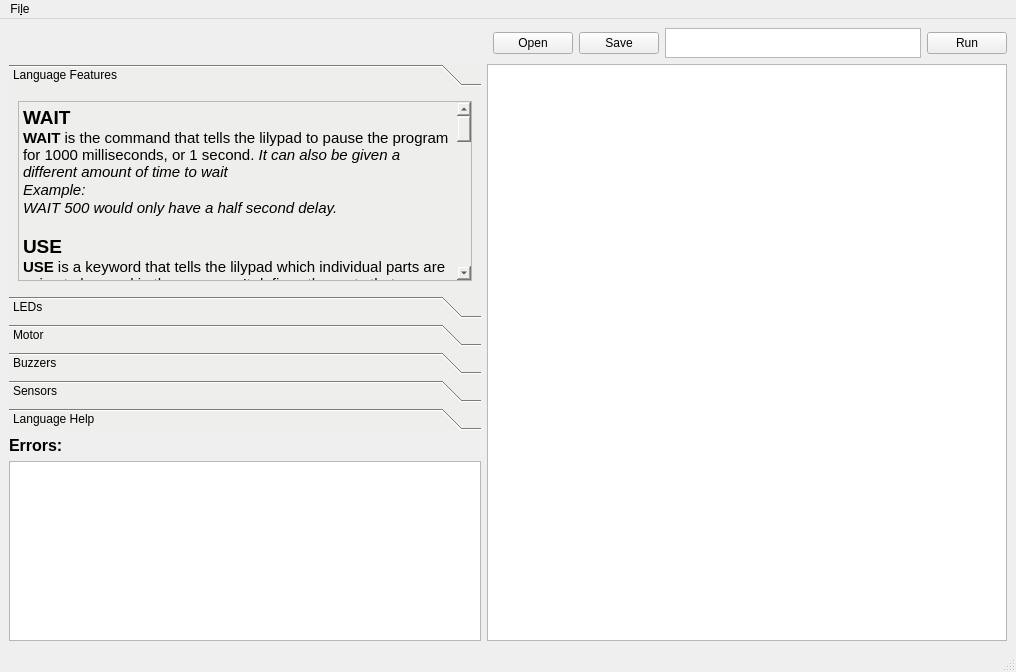
<?xml version="1.0" encoding="UTF-8"?>
<ui version="4.0">
 <class>MainWindow</class>
 <widget class="QMainWindow" name="MainWindow">
  <property name="geometry">
   <rect>
    <x>0</x>
    <y>0</y>
    <width>1016</width>
    <height>672</height>
   </rect>
  </property>
  <property name="acceptDrops">
   <bool>false</bool>
  </property>
  <property name="windowTitle">
   <string>Lilypad IDE</string>
  </property>
  <property name="windowIcon">
   <iconset>
    <normaloff>../../../media/aaverill/DISK_IMG/Archive/RaspberryPiKits/lilypad/lilypadIDE/drawing.svg</normaloff>../../../media/aaverill/DISK_IMG/Archive/RaspberryPiKits/lilypad/lilypadIDE/drawing.svg</iconset>
  </property>
  <property name="styleSheet">
   <string notr="true"/>
  </property>
  <property name="animated">
   <bool>false</bool>
  </property>
  <property name="documentMode">
   <bool>false</bool>
  </property>
  <property name="tabShape">
   <enum>QTabWidget::Rounded</enum>
  </property>
  <widget class="QWidget" name="centralwidget">
   <property name="acceptDrops">
    <bool>false</bool>
   </property>
   <layout class="QGridLayout" name="gridLayout">
    <item row="1" column="1" rowspan="3" colspan="2">
     <widget class="QTextEdit" name="textEdit">
      <property name="sizePolicy">
       <sizepolicy hsizetype="Expanding" vsizetype="Expanding">
        <horstretch>0</horstretch>
        <verstretch>0</verstretch>
       </sizepolicy>
      </property>
     </widget>
    </item>
    <item row="0" column="2">
     <layout class="QGridLayout" name="gridLayout_4">
      <item row="1" column="2">
       <widget class="QPushButton" name="saveBtn">
        <property name="text">
         <string>Save</string>
        </property>
       </widget>
      </item>
      <item row="1" column="4">
       <widget class="QPushButton" name="runBtn">
        <property name="text">
         <string>Run</string>
        </property>
       </widget>
      </item>
      <item row="1" column="0">
       <widget class="QPushButton" name="openBtn">
        <property name="text">
         <string>Open</string>
        </property>
       </widget>
      </item>
      <item row="1" column="3">
       <widget class="QTextBrowser" name="codeStatus">
        <property name="sizePolicy">
         <sizepolicy hsizetype="Expanding" vsizetype="Maximum">
          <horstretch>0</horstretch>
          <verstretch>0</verstretch>
         </sizepolicy>
        </property>
        <property name="maximumSize">
         <size>
          <width>300</width>
          <height>30</height>
         </size>
        </property>
        <property name="verticalScrollBarPolicy">
         <enum>Qt::ScrollBarAlwaysOff</enum>
        </property>
        <property name="horizontalScrollBarPolicy">
         <enum>Qt::ScrollBarAlwaysOff</enum>
        </property>
        <property name="lineWrapMode">
         <enum>QTextEdit::NoWrap</enum>
        </property>
       </widget>
      </item>
     </layout>
    </item>
    <item row="1" column="0">
     <widget class="QToolBox" name="toolBox">
      <property name="focusPolicy">
       <enum>Qt::NoFocus</enum>
      </property>
      <property name="contextMenuPolicy">
       <enum>Qt::DefaultContextMenu</enum>
      </property>
      <property name="toolTip">
       <string>Click Me!</string>
      </property>
      <property name="toolTipDuration">
       <number>2</number>
      </property>
      <property name="layoutDirection">
       <enum>Qt::LeftToRight</enum>
      </property>
      <property name="autoFillBackground">
       <bool>false</bool>
      </property>
      <property name="styleSheet">
       <string notr="true">background-color: rgb(238, 238, 236);</string>
      </property>
      <property name="frameShape">
       <enum>QFrame::NoFrame</enum>
      </property>
      <property name="lineWidth">
       <number>7</number>
      </property>
      <property name="currentIndex">
       <number>0</number>
      </property>
      <widget class="QWidget" name="Help1">
       <property name="geometry">
        <rect>
         <x>0</x>
         <y>0</y>
         <width>464</width>
         <height>175</height>
        </rect>
       </property>
       <attribute name="label">
        <string>Language Features</string>
       </attribute>
       <layout class="QGridLayout" name="gridLayout_2">
        <item row="0" column="0">
         <widget class="QTextBrowser" name="generalTxt">
          <property name="html">
           <string>&lt;!DOCTYPE HTML PUBLIC &quot;-//W3C//DTD HTML 4.0//EN&quot; &quot;http://www.w3.org/TR/REC-html40/strict.dtd&quot;&gt;
&lt;html&gt;&lt;head&gt;&lt;meta name=&quot;qrichtext&quot; content=&quot;1&quot; /&gt;&lt;style type=&quot;text/css&quot;&gt;
p, li { white-space: pre-wrap; }
&lt;/style&gt;&lt;/head&gt;&lt;body style=&quot; font-family:'Noto Sans'; font-size:10pt; font-weight:400; font-style:normal;&quot;&gt;
&lt;p style=&quot; margin-top:0px; margin-bottom:0px; margin-left:0px; margin-right:0px; -qt-block-indent:0; text-indent:0px;&quot;&gt;&lt;span style=&quot; font-family:'Ubuntu'; font-size:14pt; font-weight:600;&quot;&gt;WAIT&lt;/span&gt;&lt;/p&gt;
&lt;p style=&quot; margin-top:0px; margin-bottom:0px; margin-left:0px; margin-right:0px; -qt-block-indent:0; text-indent:0px;&quot;&gt;&lt;span style=&quot; font-family:'Ubuntu'; font-size:11pt; font-weight:600;&quot;&gt;WAIT&lt;/span&gt;&lt;span style=&quot; font-family:'Ubuntu'; font-size:11pt;&quot;&gt; is the command that tells the lilypad to pause the program for 1000 milliseconds, or 1 second. &lt;/span&gt;&lt;span style=&quot; font-family:'Ubuntu'; font-size:11pt; font-style:italic;&quot;&gt;It can also be given a different amount of time to wait &lt;/span&gt;&lt;/p&gt;
&lt;p style=&quot; margin-top:0px; margin-bottom:0px; margin-left:0px; margin-right:0px; -qt-block-indent:0; text-indent:0px;&quot;&gt;&lt;span style=&quot; font-family:'Ubuntu'; font-size:11pt; font-style:italic;&quot;&gt;Example: &lt;/span&gt;&lt;/p&gt;
&lt;p style=&quot; margin-top:0px; margin-bottom:0px; margin-left:0px; margin-right:0px; -qt-block-indent:0; text-indent:0px;&quot;&gt;&lt;span style=&quot; font-family:'Ubuntu'; font-size:11pt; font-style:italic;&quot;&gt;WAIT 500 would only have a half second delay.&lt;/span&gt;&lt;/p&gt;
&lt;p style=&quot;-qt-paragraph-type:empty; margin-top:0px; margin-bottom:0px; margin-left:0px; margin-right:0px; -qt-block-indent:0; text-indent:0px; font-family:'Ubuntu'; font-size:11pt; font-style:italic;&quot;&gt;&lt;br /&gt;&lt;/p&gt;
&lt;p style=&quot; margin-top:0px; margin-bottom:0px; margin-left:0px; margin-right:0px; -qt-block-indent:0; text-indent:0px;&quot;&gt;&lt;span style=&quot; font-family:'Ubuntu'; font-size:14pt; font-weight:600;&quot;&gt;USE&lt;/span&gt;&lt;/p&gt;
&lt;p style=&quot; margin-top:0px; margin-bottom:0px; margin-left:0px; margin-right:0px; -qt-block-indent:0; text-indent:0px;&quot;&gt;&lt;span style=&quot; font-family:'Ubuntu'; font-size:11pt; font-weight:600;&quot;&gt;USE&lt;/span&gt;&lt;span style=&quot; font-family:'Ubuntu'; font-size:11pt;&quot;&gt; is a keyword that tells the lilypad which individual parts are going to be used in the program. It defines the parts that are being used in order to help the lilypad figure out what your program is using and doing. &lt;/span&gt;&lt;/p&gt;
&lt;p style=&quot;-qt-paragraph-type:empty; margin-top:0px; margin-bottom:0px; margin-left:0px; margin-right:0px; -qt-block-indent:0; text-indent:0px; font-family:'Ubuntu'; font-size:11pt;&quot;&gt;&lt;br /&gt;&lt;/p&gt;
&lt;p style=&quot; margin-top:0px; margin-bottom:0px; margin-left:0px; margin-right:0px; -qt-block-indent:0; text-indent:0px;&quot;&gt;&lt;span style=&quot; font-family:'Ubuntu'; font-size:14pt; font-weight:600;&quot;&gt;IF&lt;/span&gt;&lt;/p&gt;
&lt;p style=&quot; margin-top:0px; margin-bottom:0px; margin-left:0px; margin-right:0px; -qt-block-indent:0; text-indent:0px;&quot;&gt;&lt;span style=&quot; font-family:'Ubuntu'; font-size:11pt; font-weight:600;&quot;&gt;IF &lt;/span&gt;&lt;span style=&quot; font-family:'Ubuntu'; font-size:11pt;&quot;&gt;statements are a programming language feature that allows a program to make decisions based off of comparing the value of two things. It will either return True or False. They can be used with different comparison operators:&lt;/span&gt;&lt;/p&gt;
&lt;p style=&quot; margin-top:0px; margin-bottom:0px; margin-left:0px; margin-right:0px; -qt-block-indent:0; text-indent:0px;&quot;&gt;&lt;span style=&quot; font-family:'Ubuntu'; font-size:11pt;&quot;&gt;A == B  A is exactly equal to B&lt;/span&gt;&lt;/p&gt;
&lt;p style=&quot; margin-top:0px; margin-bottom:0px; margin-left:0px; margin-right:0px; -qt-block-indent:0; text-indent:0px;&quot;&gt;&lt;span style=&quot; font-family:'Ubuntu'; font-size:11pt;&quot;&gt;A  != B  A is not equal to B&lt;/span&gt;&lt;/p&gt;
&lt;p style=&quot; margin-top:0px; margin-bottom:0px; margin-left:0px; margin-right:0px; -qt-block-indent:0; text-indent:0px;&quot;&gt;&lt;span style=&quot; font-family:'Ubuntu'; font-size:11pt;&quot;&gt;A &amp;lt; B A is less then B&lt;/span&gt;&lt;/p&gt;
&lt;p style=&quot; margin-top:0px; margin-bottom:0px; margin-left:0px; margin-right:0px; -qt-block-indent:0; text-indent:0px;&quot;&gt;&lt;span style=&quot; font-family:'Ubuntu'; font-size:11pt;&quot;&gt;A &amp;gt; B  A is greater then B&lt;/span&gt;&lt;/p&gt;
&lt;p style=&quot; margin-top:0px; margin-bottom:0px; margin-left:0px; margin-right:0px; -qt-block-indent:0; text-indent:0px;&quot;&gt;&lt;span style=&quot; font-family:'Ubuntu'; font-size:11pt;&quot;&gt;A &amp;lt;= B  A is less then or equal to B&lt;/span&gt;&lt;/p&gt;
&lt;p style=&quot; margin-top:0px; margin-bottom:0px; margin-left:0px; margin-right:0px; -qt-block-indent:0; text-indent:0px;&quot;&gt;&lt;span style=&quot; font-family:'Ubuntu'; font-size:11pt;&quot;&gt;A &amp;gt;=  B GA is greater then or equal to B &lt;/span&gt;&lt;/p&gt;
&lt;p style=&quot; margin-top:0px; margin-bottom:0px; margin-left:0px; margin-right:0px; -qt-block-indent:0; text-indent:0px;&quot;&gt;&lt;span style=&quot; font-family:'Ubuntu'; font-size:11pt; font-weight:600;&quot;&gt;Examples:&lt;/span&gt;&lt;/p&gt;
&lt;p style=&quot; margin-top:0px; margin-bottom:0px; margin-left:0px; margin-right:0px; -qt-block-indent:0; text-indent:0px;&quot;&gt;&lt;span style=&quot; font-family:'Ubuntu'; font-size:11pt; font-weight:600;&quot;&gt;	IF&lt;/span&gt;&lt;span style=&quot; font-family:'Ubuntu'; font-size:11pt;&quot;&gt;(TEMP &amp;gt; 20){&lt;/span&gt;&lt;/p&gt;
&lt;p style=&quot; margin-top:0px; margin-bottom:0px; margin-left:0px; margin-right:0px; -qt-block-indent:0; text-indent:0px;&quot;&gt;&lt;span style=&quot; font-family:'Ubuntu'; font-size:11pt;&quot;&gt;		LED1 ON&lt;/span&gt;&lt;/p&gt;
&lt;p style=&quot; margin-top:0px; margin-bottom:0px; margin-left:0px; margin-right:0px; -qt-block-indent:0; text-indent:0px;&quot;&gt;&lt;span style=&quot; font-family:'Ubuntu'; font-size:11pt;&quot;&gt;	}&lt;/span&gt;&lt;/p&gt;
&lt;p style=&quot; margin-top:0px; margin-bottom:0px; margin-left:0px; margin-right:0px; -qt-block-indent:0; text-indent:0px;&quot;&gt;&lt;span style=&quot; font-family:'Ubuntu'; font-size:11pt;&quot;&gt;	&lt;/span&gt;&lt;/p&gt;
&lt;p style=&quot; margin-top:0px; margin-bottom:0px; margin-left:0px; margin-right:0px; -qt-block-indent:0; text-indent:0px;&quot;&gt;&lt;span style=&quot; font-family:'Ubuntu'; font-size:11pt;&quot;&gt;	&lt;/span&gt;&lt;span style=&quot; font-family:'Ubuntu'; font-size:11pt; font-weight:600;&quot;&gt;IF&lt;/span&gt;&lt;span style=&quot; font-family:'Ubuntu'; font-size:11pt;&quot;&gt;(TEMP &amp;lt;20){&lt;/span&gt;&lt;/p&gt;
&lt;p style=&quot; margin-top:0px; margin-bottom:0px; margin-left:0px; margin-right:0px; -qt-block-indent:0; text-indent:0px;&quot;&gt;&lt;span style=&quot; font-family:'Ubuntu'; font-size:11pt;&quot;&gt;		LED2 ON&lt;/span&gt;&lt;/p&gt;
&lt;p style=&quot; margin-top:0px; margin-bottom:0px; margin-left:0px; margin-right:0px; -qt-block-indent:0; text-indent:0px;&quot;&gt;&lt;span style=&quot; font-family:'Ubuntu'; font-size:11pt;&quot;&gt;	}ELSE{&lt;/span&gt;&lt;/p&gt;
&lt;p style=&quot; margin-top:0px; margin-bottom:0px; margin-left:0px; margin-right:0px; -qt-block-indent:0; text-indent:0px;&quot;&gt;&lt;span style=&quot; font-family:'Ubuntu'; font-size:11pt;&quot;&gt;		LED2 OFF&lt;/span&gt;&lt;/p&gt;
&lt;p style=&quot; margin-top:0px; margin-bottom:0px; margin-left:0px; margin-right:0px; -qt-block-indent:0; text-indent:0px;&quot;&gt;&lt;span style=&quot; font-family:'Ubuntu'; font-size:11pt;&quot;&gt;	}&lt;/span&gt;&lt;/p&gt;
&lt;p style=&quot;-qt-paragraph-type:empty; margin-top:0px; margin-bottom:0px; margin-left:0px; margin-right:0px; -qt-block-indent:0; text-indent:0px; font-family:'Ubuntu'; font-size:11pt;&quot;&gt;&lt;br /&gt;&lt;/p&gt;
&lt;p style=&quot;-qt-paragraph-type:empty; margin-top:0px; margin-bottom:0px; margin-left:0px; margin-right:0px; -qt-block-indent:0; text-indent:0px; font-family:'Ubuntu'; font-size:11pt; font-weight:600;&quot;&gt;&lt;br /&gt;&lt;/p&gt;
&lt;p style=&quot; margin-top:0px; margin-bottom:0px; margin-left:0px; margin-right:0px; -qt-block-indent:0; text-indent:0px;&quot;&gt;&lt;span style=&quot; font-family:'Ubuntu'; font-size:14pt; font-weight:600;&quot;&gt;WHILE LOOPS&lt;/span&gt;&lt;/p&gt;
&lt;p style=&quot; margin-top:0px; margin-bottom:0px; margin-left:0px; margin-right:0px; -qt-block-indent:0; text-indent:0px;&quot;&gt;&lt;span style=&quot; font-family:'Ubuntu'; font-size:11pt; font-weight:600;&quot;&gt;WHILE Loops &lt;/span&gt;&lt;span style=&quot; font-family:'Ubuntu'; font-size:11pt;&quot;&gt;are another control structure that let you control the flow of your program. They use the same comparison operators as an IF statement, and when the comparison is true they will run the code in between their brackets&lt;/span&gt;&lt;/p&gt;
&lt;p style=&quot; margin-top:0px; margin-bottom:0px; margin-left:0px; margin-right:0px; -qt-block-indent:0; text-indent:0px;&quot;&gt;&lt;span style=&quot; font-family:'Ubuntu'; font-size:12pt; font-weight:600;&quot;&gt;Example:&lt;/span&gt;&lt;/p&gt;
&lt;p style=&quot; margin-top:0px; margin-bottom:0px; margin-left:0px; margin-right:0px; -qt-block-indent:0; text-indent:0px;&quot;&gt;&lt;span style=&quot; font-family:'Ubuntu'; font-size:11pt;&quot;&gt;	WHILE(TRUE){&lt;/span&gt;&lt;/p&gt;
&lt;p style=&quot; margin-top:0px; margin-bottom:0px; margin-left:0px; margin-right:0px; -qt-block-indent:0; text-indent:0px;&quot;&gt;&lt;span style=&quot; font-family:'Ubuntu'; font-size:11pt;&quot;&gt;		LED1 ON&lt;/span&gt;&lt;/p&gt;
&lt;p style=&quot; margin-top:0px; margin-bottom:0px; margin-left:0px; margin-right:0px; -qt-block-indent:0; text-indent:0px;&quot;&gt;&lt;span style=&quot; font-family:'Ubuntu'; font-size:11pt;&quot;&gt;		WAIT&lt;/span&gt;&lt;/p&gt;
&lt;p style=&quot; margin-top:0px; margin-bottom:0px; margin-left:0px; margin-right:0px; -qt-block-indent:0; text-indent:0px;&quot;&gt;&lt;span style=&quot; font-family:'Ubuntu'; font-size:11pt;&quot;&gt;		LED1 OFF&lt;/span&gt;&lt;/p&gt;
&lt;p style=&quot; margin-top:0px; margin-bottom:0px; margin-left:0px; margin-right:0px; -qt-block-indent:0; text-indent:0px;&quot;&gt;&lt;span style=&quot; font-family:'Ubuntu'; font-size:11pt;&quot;&gt;	}&lt;/span&gt;&lt;/p&gt;
&lt;p style=&quot;-qt-paragraph-type:empty; margin-top:0px; margin-bottom:0px; margin-left:0px; margin-right:0px; -qt-block-indent:0; text-indent:0px; font-family:'Ubuntu'; font-size:11pt; font-weight:600;&quot;&gt;&lt;br /&gt;&lt;/p&gt;
&lt;p style=&quot; margin-top:0px; margin-bottom:0px; margin-left:0px; margin-right:0px; -qt-block-indent:0; text-indent:0px;&quot;&gt;&lt;span style=&quot; font-family:'Ubuntu'; font-size:14pt; font-weight:600;&quot;&gt;VAR&lt;/span&gt;&lt;/p&gt;
&lt;p style=&quot; margin-top:0px; margin-bottom:0px; margin-left:0px; margin-right:0px; -qt-block-indent:0; text-indent:0px;&quot;&gt;&lt;span style=&quot; font-family:'Ubuntu'; font-size:11pt; font-weight:600;&quot;&gt;VAR &lt;/span&gt;&lt;span style=&quot; font-family:'Ubuntu'; font-size:11pt;&quot;&gt;is a way to declare a ariable. A variable is a way to store information that a program can use&lt;/span&gt;&lt;span style=&quot; font-family:'Ubuntu'; font-size:14pt;&quot;&gt;. &lt;/span&gt;&lt;/p&gt;
&lt;p style=&quot; margin-top:0px; margin-bottom:0px; margin-left:0px; margin-right:0px; -qt-block-indent:0; text-indent:0px;&quot;&gt;&lt;span style=&quot; font-family:'Ubuntu'; font-size:12pt; font-weight:600;&quot;&gt;Examples&lt;/span&gt;&lt;/p&gt;
&lt;p style=&quot; margin-top:0px; margin-bottom:0px; margin-left:0px; margin-right:0px; -qt-block-indent:0; text-indent:0px;&quot;&gt;&lt;span style=&quot; font-family:'Ubuntu'; font-size:12pt; font-weight:600;&quot;&gt;	VAR &lt;/span&gt;&lt;span style=&quot; font-family:'Ubuntu'; font-size:12pt;&quot;&gt;A=1&lt;/span&gt;&lt;/p&gt;
&lt;p style=&quot; margin-top:0px; margin-bottom:0px; margin-left:0px; margin-right:0px; -qt-block-indent:0; text-indent:0px;&quot;&gt;&lt;span style=&quot; font-family:'Ubuntu'; font-size:12pt;&quot;&gt;	VAR B = A+2&lt;/span&gt;&lt;/p&gt;
&lt;p style=&quot;-qt-paragraph-type:empty; margin-top:0px; margin-bottom:0px; margin-left:0px; margin-right:0px; -qt-block-indent:0; text-indent:0px; font-family:'Ubuntu'; font-size:12pt;&quot;&gt;&lt;br /&gt;&lt;/p&gt;&lt;/body&gt;&lt;/html&gt;</string>
          </property>
         </widget>
        </item>
       </layout>
      </widget>
      <widget class="QWidget" name="ledTab">
       <property name="geometry">
        <rect>
         <x>0</x>
         <y>0</y>
         <width>464</width>
         <height>177</height>
        </rect>
       </property>
       <attribute name="label">
        <string>LEDs</string>
       </attribute>
       <layout class="QGridLayout" name="gridLayout_3">
        <item row="0" column="0">
         <widget class="QTextBrowser" name="ledTxt">
          <property name="html">
           <string>&lt;!DOCTYPE HTML PUBLIC &quot;-//W3C//DTD HTML 4.0//EN&quot; &quot;http://www.w3.org/TR/REC-html40/strict.dtd&quot;&gt;
&lt;html&gt;&lt;head&gt;&lt;meta name=&quot;qrichtext&quot; content=&quot;1&quot; /&gt;&lt;style type=&quot;text/css&quot;&gt;
p, li { white-space: pre-wrap; }
&lt;/style&gt;&lt;/head&gt;&lt;body style=&quot; font-family:'Noto Sans'; font-size:10pt; font-weight:400; font-style:normal;&quot;&gt;
&lt;p style=&quot; margin-top:0px; margin-bottom:0px; margin-left:0px; margin-right:0px; -qt-block-indent:0; text-indent:0px;&quot;&gt;&lt;span style=&quot; font-family:'Ubuntu'; font-size:11pt;&quot;&gt;LEDs, or Light Emiting Diodes, are electronic components that create light out of electricity. The Lilypad has 5 LED's that can be controlled through programming&lt;/span&gt;&lt;/p&gt;
&lt;p style=&quot;-qt-paragraph-type:empty; margin-top:0px; margin-bottom:0px; margin-left:0px; margin-right:0px; -qt-block-indent:0; text-indent:0px; font-family:'Ubuntu'; font-size:11pt;&quot;&gt;&lt;br /&gt;&lt;/p&gt;
&lt;p style=&quot; margin-top:0px; margin-bottom:0px; margin-left:0px; margin-right:0px; -qt-block-indent:0; text-indent:0px;&quot;&gt;&lt;span style=&quot; font-family:'Ubuntu'; font-size:11pt; font-weight:600;&quot;&gt;Available LEDs&lt;/span&gt;&lt;/p&gt;
&lt;p style=&quot; margin-top:0px; margin-bottom:0px; margin-left:0px; margin-right:0px; -qt-block-indent:0; text-indent:0px;&quot;&gt;&lt;span style=&quot; font-family:'Ubuntu'; font-size:11pt;&quot;&gt;	LED1&lt;/span&gt;&lt;/p&gt;
&lt;p style=&quot; margin-top:0px; margin-bottom:0px; margin-left:0px; margin-right:0px; -qt-block-indent:0; text-indent:0px;&quot;&gt;&lt;span style=&quot; font-family:'Ubuntu'; font-size:11pt;&quot;&gt;	LED2&lt;/span&gt;&lt;/p&gt;
&lt;p style=&quot; margin-top:0px; margin-bottom:0px; margin-left:0px; margin-right:0px; -qt-block-indent:0; text-indent:0px;&quot;&gt;&lt;span style=&quot; font-family:'Ubuntu'; font-size:11pt;&quot;&gt;	LED3&lt;/span&gt;&lt;/p&gt;
&lt;p style=&quot; margin-top:0px; margin-bottom:0px; margin-left:0px; margin-right:0px; -qt-block-indent:0; text-indent:0px;&quot;&gt;&lt;span style=&quot; font-family:'Ubuntu'; font-size:11pt;&quot;&gt;	LED4&lt;/span&gt;&lt;/p&gt;
&lt;p style=&quot; margin-top:0px; margin-bottom:0px; margin-left:0px; margin-right:0px; -qt-block-indent:0; text-indent:0px;&quot;&gt;&lt;span style=&quot; font-family:'Ubuntu'; font-size:11pt;&quot;&gt;	LED5&lt;/span&gt;&lt;/p&gt;
&lt;p style=&quot; margin-top:0px; margin-bottom:0px; margin-left:0px; margin-right:0px; -qt-block-indent:0; text-indent:0px;&quot;&gt;&lt;span style=&quot; font-family:'Ubuntu'; font-size:11pt;&quot;&gt;Each of these LEDs can be turned on or off, or be set to a certain brightness. &lt;/span&gt;&lt;/p&gt;
&lt;p style=&quot;-qt-paragraph-type:empty; margin-top:0px; margin-bottom:0px; margin-left:0px; margin-right:0px; -qt-block-indent:0; text-indent:0px; font-family:'Ubuntu'; font-size:11pt;&quot;&gt;&lt;br /&gt;&lt;/p&gt;
&lt;p style=&quot; margin-top:0px; margin-bottom:0px; margin-left:0px; margin-right:0px; -qt-block-indent:0; text-indent:0px;&quot;&gt;&lt;span style=&quot; font-family:'Ubuntu'; font-size:11pt; font-weight:600;&quot;&gt;Available Actions:&lt;/span&gt;&lt;/p&gt;
&lt;p style=&quot; margin-top:0px; margin-bottom:0px; margin-left:0px; margin-right:0px; -qt-block-indent:0; text-indent:0px;&quot;&gt;&lt;span style=&quot; font-family:'Ubuntu'; font-size:11pt;&quot;&gt;	ON&lt;/span&gt;&lt;/p&gt;
&lt;p style=&quot; margin-top:0px; margin-bottom:0px; margin-left:0px; margin-right:0px; -qt-block-indent:0; text-indent:0px;&quot;&gt;&lt;span style=&quot; font-family:'Ubuntu'; font-size:11pt;&quot;&gt;	OFF&lt;/span&gt;&lt;/p&gt;
&lt;p style=&quot;-qt-paragraph-type:empty; margin-top:0px; margin-bottom:0px; margin-left:0px; margin-right:0px; -qt-block-indent:0; text-indent:0px; font-family:'Ubuntu'; font-size:11pt;&quot;&gt;&lt;br /&gt;&lt;/p&gt;
&lt;p style=&quot; margin-top:0px; margin-bottom:0px; margin-left:0px; margin-right:0px; -qt-block-indent:0; text-indent:0px;&quot;&gt;&lt;span style=&quot; font-family:'Ubuntu'; font-size:11pt; font-weight:600;&quot;&gt;Examples:&lt;/span&gt;&lt;/p&gt;
&lt;p style=&quot; margin-top:0px; margin-bottom:0px; margin-left:0px; margin-right:0px; -qt-block-indent:0; text-indent:0px;&quot;&gt;&lt;span style=&quot; font-family:'Ubuntu'; font-size:11pt;&quot;&gt;Turn LED1 on:&lt;/span&gt;&lt;/p&gt;
&lt;p style=&quot; margin-top:0px; margin-bottom:0px; margin-left:0px; margin-right:0px; -qt-block-indent:0; text-indent:0px;&quot;&gt;&lt;span style=&quot; font-family:'Ubuntu'; font-size:11pt;&quot;&gt;	USE LED1&lt;/span&gt;&lt;/p&gt;
&lt;p style=&quot; margin-top:0px; margin-bottom:0px; margin-left:0px; margin-right:0px; -qt-block-indent:0; text-indent:0px;&quot;&gt;&lt;span style=&quot; font-family:'Ubuntu'; font-size:11pt;&quot;&gt;	LED1 ON&lt;/span&gt;&lt;/p&gt;
&lt;p style=&quot;-qt-paragraph-type:empty; margin-top:0px; margin-bottom:0px; margin-left:0px; margin-right:0px; -qt-block-indent:0; text-indent:0px; font-family:'Ubuntu'; font-size:11pt;&quot;&gt;&lt;br /&gt;&lt;/p&gt;
&lt;p style=&quot; margin-top:0px; margin-bottom:0px; margin-left:0px; margin-right:0px; -qt-block-indent:0; text-indent:0px;&quot;&gt;&lt;span style=&quot; font-family:'Ubuntu'; font-size:11pt;&quot;&gt;Blink LED2:&lt;/span&gt;&lt;/p&gt;
&lt;p style=&quot; margin-top:0px; margin-bottom:0px; margin-left:0px; margin-right:0px; -qt-block-indent:0; text-indent:0px;&quot;&gt;&lt;span style=&quot; font-family:'Ubuntu'; font-size:11pt;&quot;&gt;	USE LED2&lt;/span&gt;&lt;/p&gt;
&lt;p style=&quot; margin-top:0px; margin-bottom:0px; margin-left:0px; margin-right:0px; -qt-block-indent:0; text-indent:0px;&quot;&gt;&lt;span style=&quot; font-family:'Ubuntu'; font-size:11pt;&quot;&gt;	LED2 ON&lt;/span&gt;&lt;/p&gt;
&lt;p style=&quot; margin-top:0px; margin-bottom:0px; margin-left:0px; margin-right:0px; -qt-block-indent:0; text-indent:0px;&quot;&gt;&lt;span style=&quot; font-family:'Ubuntu'; font-size:11pt;&quot;&gt;	WAIT&lt;/span&gt;&lt;/p&gt;
&lt;p style=&quot; margin-top:0px; margin-bottom:0px; margin-left:0px; margin-right:0px; -qt-block-indent:0; text-indent:0px;&quot;&gt;&lt;span style=&quot; font-family:'Ubuntu'; font-size:11pt;&quot;&gt;	LED2 OFF&lt;/span&gt;&lt;/p&gt;
&lt;p style=&quot;-qt-paragraph-type:empty; margin-top:0px; margin-bottom:0px; margin-left:0px; margin-right:0px; -qt-block-indent:0; text-indent:0px; font-family:'Ubuntu'; font-size:11pt;&quot;&gt;&lt;br /&gt;&lt;/p&gt;
&lt;p style=&quot; margin-top:0px; margin-bottom:0px; margin-left:0px; margin-right:0px; -qt-block-indent:0; text-indent:0px;&quot;&gt;&lt;span style=&quot; font-family:'Ubuntu'; font-size:11pt;&quot;&gt;For more information on USE or WAIT please see Language  Help&lt;/span&gt;&lt;/p&gt;&lt;/body&gt;&lt;/html&gt;</string>
          </property>
         </widget>
        </item>
       </layout>
      </widget>
      <widget class="QWidget" name="motorTab">
       <property name="geometry">
        <rect>
         <x>0</x>
         <y>0</y>
         <width>464</width>
         <height>177</height>
        </rect>
       </property>
       <attribute name="label">
        <string>Motor</string>
       </attribute>
       <layout class="QGridLayout" name="gridLayout_5">
        <item row="0" column="0">
         <widget class="QTextBrowser" name="motorTxt">
          <property name="html">
           <string>&lt;!DOCTYPE HTML PUBLIC &quot;-//W3C//DTD HTML 4.0//EN&quot; &quot;http://www.w3.org/TR/REC-html40/strict.dtd&quot;&gt;
&lt;html&gt;&lt;head&gt;&lt;meta name=&quot;qrichtext&quot; content=&quot;1&quot; /&gt;&lt;style type=&quot;text/css&quot;&gt;
p, li { white-space: pre-wrap; }
&lt;/style&gt;&lt;/head&gt;&lt;body style=&quot; font-family:'Noto Sans'; font-size:10pt; font-weight:400; font-style:normal;&quot;&gt;
&lt;p style=&quot; margin-top:0px; margin-bottom:0px; margin-left:0px; margin-right:0px; -qt-block-indent:0; text-indent:0px;&quot;&gt;&lt;span style=&quot; font-family:'Ubuntu'; font-size:11pt;&quot;&gt;Motors are an electrical component that converts electricity to motion. The Lilypad has 1 Motor that can be controlled through programming&lt;/span&gt;&lt;/p&gt;
&lt;p style=&quot;-qt-paragraph-type:empty; margin-top:0px; margin-bottom:0px; margin-left:0px; margin-right:0px; -qt-block-indent:0; text-indent:0px; font-family:'Ubuntu'; font-size:11pt;&quot;&gt;&lt;br /&gt;&lt;/p&gt;
&lt;p style=&quot; margin-top:0px; margin-bottom:0px; margin-left:0px; margin-right:0px; -qt-block-indent:0; text-indent:0px;&quot;&gt;&lt;span style=&quot; font-family:'Ubuntu'; font-size:11pt;&quot;&gt;Available Motor:&lt;/span&gt;&lt;/p&gt;
&lt;p style=&quot; margin-top:0px; margin-bottom:0px; margin-left:0px; margin-right:0px; -qt-block-indent:0; text-indent:0px;&quot;&gt;&lt;span style=&quot; font-family:'Ubuntu'; font-size:11pt;&quot;&gt;	MOTOR&lt;/span&gt;&lt;/p&gt;
&lt;p style=&quot;-qt-paragraph-type:empty; margin-top:0px; margin-bottom:0px; margin-left:0px; margin-right:0px; -qt-block-indent:0; text-indent:0px; font-family:'Ubuntu'; font-size:11pt;&quot;&gt;&lt;br /&gt;&lt;/p&gt;
&lt;p style=&quot; margin-top:0px; margin-bottom:0px; margin-left:0px; margin-right:0px; -qt-block-indent:0; text-indent:0px;&quot;&gt;&lt;span style=&quot; font-family:'Ubuntu'; font-size:11pt;&quot;&gt;A Motor can be turned on or off, or be set to a certain amount of power. &lt;/span&gt;&lt;/p&gt;
&lt;p style=&quot;-qt-paragraph-type:empty; margin-top:0px; margin-bottom:0px; margin-left:0px; margin-right:0px; -qt-block-indent:0; text-indent:0px; font-family:'Ubuntu'; font-size:11pt;&quot;&gt;&lt;br /&gt;&lt;/p&gt;
&lt;p style=&quot; margin-top:0px; margin-bottom:0px; margin-left:0px; margin-right:0px; -qt-block-indent:0; text-indent:0px;&quot;&gt;&lt;span style=&quot; font-family:'Ubuntu'; font-size:11pt; font-weight:600;&quot;&gt;Available Actions:&lt;/span&gt;&lt;/p&gt;
&lt;p style=&quot; margin-top:0px; margin-bottom:0px; margin-left:0px; margin-right:0px; -qt-block-indent:0; text-indent:0px;&quot;&gt;&lt;span style=&quot; font-family:'Ubuntu'; font-size:11pt;&quot;&gt;	ON&lt;/span&gt;&lt;/p&gt;
&lt;p style=&quot; margin-top:0px; margin-bottom:0px; margin-left:0px; margin-right:0px; -qt-block-indent:0; text-indent:0px;&quot;&gt;&lt;span style=&quot; font-family:'Ubuntu'; font-size:11pt;&quot;&gt;	OFF&lt;/span&gt;&lt;/p&gt;
&lt;p style=&quot;-qt-paragraph-type:empty; margin-top:0px; margin-bottom:0px; margin-left:0px; margin-right:0px; -qt-block-indent:0; text-indent:0px; font-family:'Ubuntu'; font-size:11pt;&quot;&gt;&lt;br /&gt;&lt;/p&gt;
&lt;p style=&quot; margin-top:0px; margin-bottom:0px; margin-left:0px; margin-right:0px; -qt-block-indent:0; text-indent:0px;&quot;&gt;&lt;span style=&quot; font-family:'Ubuntu'; font-size:11pt; font-weight:600;&quot;&gt;Examples:&lt;/span&gt;&lt;/p&gt;
&lt;p style=&quot; margin-top:0px; margin-bottom:0px; margin-left:0px; margin-right:0px; -qt-block-indent:0; text-indent:0px;&quot;&gt;&lt;span style=&quot; font-family:'Ubuntu'; font-size:11pt;&quot;&gt;Turn the Motor on:&lt;/span&gt;&lt;/p&gt;
&lt;p style=&quot; margin-top:0px; margin-bottom:0px; margin-left:0px; margin-right:0px; -qt-block-indent:0; text-indent:0px;&quot;&gt;&lt;span style=&quot; font-family:'Ubuntu'; font-size:11pt;&quot;&gt;	USE MOTOR&lt;/span&gt;&lt;/p&gt;
&lt;p style=&quot; margin-top:0px; margin-bottom:0px; margin-left:0px; margin-right:0px; -qt-block-indent:0; text-indent:0px;&quot;&gt;&lt;span style=&quot; font-family:'Ubuntu'; font-size:11pt;&quot;&gt;	MOTOR ON&lt;/span&gt;&lt;/p&gt;
&lt;p style=&quot;-qt-paragraph-type:empty; margin-top:0px; margin-bottom:0px; margin-left:0px; margin-right:0px; -qt-block-indent:0; text-indent:0px; font-family:'Ubuntu'; font-size:11pt;&quot;&gt;&lt;br /&gt;&lt;/p&gt;
&lt;p style=&quot; margin-top:0px; margin-bottom:0px; margin-left:0px; margin-right:0px; -qt-block-indent:0; text-indent:0px;&quot;&gt;&lt;span style=&quot; font-family:'Ubuntu'; font-size:11pt;&quot;&gt;Turn Motor on and off:&lt;/span&gt;&lt;/p&gt;
&lt;p style=&quot; margin-top:0px; margin-bottom:0px; margin-left:0px; margin-right:0px; -qt-block-indent:0; text-indent:0px;&quot;&gt;&lt;span style=&quot; font-family:'Ubuntu'; font-size:11pt;&quot;&gt;	USE MOTOR&lt;/span&gt;&lt;/p&gt;
&lt;p style=&quot; margin-top:0px; margin-bottom:0px; margin-left:0px; margin-right:0px; -qt-block-indent:0; text-indent:0px;&quot;&gt;&lt;span style=&quot; font-family:'Ubuntu'; font-size:11pt;&quot;&gt;	MOTOR ON&lt;/span&gt;&lt;/p&gt;
&lt;p style=&quot; margin-top:0px; margin-bottom:0px; margin-left:0px; margin-right:0px; -qt-block-indent:0; text-indent:0px;&quot;&gt;&lt;span style=&quot; font-family:'Ubuntu'; font-size:11pt;&quot;&gt;	WAIT&lt;/span&gt;&lt;/p&gt;
&lt;p style=&quot; margin-top:0px; margin-bottom:0px; margin-left:0px; margin-right:0px; -qt-block-indent:0; text-indent:0px;&quot;&gt;&lt;span style=&quot; font-family:'Ubuntu'; font-size:11pt;&quot;&gt;	MOTOR OFF&lt;/span&gt;&lt;/p&gt;
&lt;p style=&quot;-qt-paragraph-type:empty; margin-top:0px; margin-bottom:0px; margin-left:0px; margin-right:0px; -qt-block-indent:0; text-indent:0px; font-family:'Ubuntu'; font-size:11pt;&quot;&gt;&lt;br /&gt;&lt;/p&gt;
&lt;p style=&quot; margin-top:0px; margin-bottom:0px; margin-left:0px; margin-right:0px; -qt-block-indent:0; text-indent:0px;&quot;&gt;&lt;span style=&quot; font-family:'Ubuntu'; font-size:11pt;&quot;&gt;For more information on USE or WAIT please see Language  Help&lt;/span&gt;&lt;/p&gt;&lt;/body&gt;&lt;/html&gt;</string>
          </property>
         </widget>
        </item>
       </layout>
      </widget>
      <widget class="QWidget" name="buzzerTab">
       <property name="geometry">
        <rect>
         <x>0</x>
         <y>0</y>
         <width>464</width>
         <height>177</height>
        </rect>
       </property>
       <attribute name="label">
        <string>Buzzers</string>
       </attribute>
       <layout class="QGridLayout" name="gridLayout_6">
        <item row="0" column="0">
         <widget class="QTextBrowser" name="buzzerTxt">
          <property name="html">
           <string>&lt;!DOCTYPE HTML PUBLIC &quot;-//W3C//DTD HTML 4.0//EN&quot; &quot;http://www.w3.org/TR/REC-html40/strict.dtd&quot;&gt;
&lt;html&gt;&lt;head&gt;&lt;meta name=&quot;qrichtext&quot; content=&quot;1&quot; /&gt;&lt;style type=&quot;text/css&quot;&gt;
p, li { white-space: pre-wrap; }
&lt;/style&gt;&lt;/head&gt;&lt;body style=&quot; font-family:'Noto Sans'; font-size:10pt; font-weight:400; font-style:normal;&quot;&gt;
&lt;p style=&quot; margin-top:0px; margin-bottom:0px; margin-left:0px; margin-right:0px; -qt-block-indent:0; text-indent:0px;&quot;&gt;&lt;span style=&quot; font-family:'Ubuntu'; font-size:11pt;&quot;&gt;Buzzers, are electronic components that create sound out of electricity. The Lilypad has 1 buzzer that can be controlled through programming. The Buzzer will play a tone that is based on a musical note&lt;/span&gt;&lt;/p&gt;
&lt;p style=&quot;-qt-paragraph-type:empty; margin-top:0px; margin-bottom:0px; margin-left:0px; margin-right:0px; -qt-block-indent:0; text-indent:0px; font-family:'Ubuntu'; font-size:11pt;&quot;&gt;&lt;br /&gt;&lt;/p&gt;
&lt;p style=&quot; margin-top:0px; margin-bottom:0px; margin-left:0px; margin-right:0px; -qt-block-indent:0; text-indent:0px;&quot;&gt;&lt;span style=&quot; font-family:'Ubuntu'; font-size:11pt;&quot;&gt;Available Buzzers:&lt;/span&gt;&lt;/p&gt;
&lt;p style=&quot; margin-top:0px; margin-bottom:0px; margin-left:0px; margin-right:0px; -qt-block-indent:0; text-indent:0px;&quot;&gt;&lt;span style=&quot; font-family:'Ubuntu'; font-size:11pt;&quot;&gt;	BUZZER&lt;/span&gt;&lt;/p&gt;
&lt;p style=&quot; margin-top:0px; margin-bottom:0px; margin-left:0px; margin-right:0px; -qt-block-indent:0; text-indent:0px;&quot;&gt;&lt;span style=&quot; font-family:'Ubuntu'; font-size:11pt;&quot;&gt;Available Actions:&lt;/span&gt;&lt;/p&gt;
&lt;p style=&quot; margin-top:0px; margin-bottom:0px; margin-left:0px; margin-right:0px; -qt-block-indent:0; text-indent:0px;&quot;&gt;&lt;span style=&quot; font-family:'Ubuntu'; font-size:11pt;&quot;&gt;	C&lt;/span&gt;&lt;/p&gt;
&lt;p style=&quot; margin-top:0px; margin-bottom:0px; margin-left:0px; margin-right:0px; -qt-block-indent:0; text-indent:0px;&quot;&gt;&lt;span style=&quot; font-family:'Ubuntu'; font-size:11pt;&quot;&gt;	D&lt;/span&gt;&lt;/p&gt;
&lt;p style=&quot; margin-top:0px; margin-bottom:0px; margin-left:0px; margin-right:0px; -qt-block-indent:0; text-indent:0px;&quot;&gt;&lt;span style=&quot; font-family:'Ubuntu'; font-size:11pt;&quot;&gt;	E&lt;/span&gt;&lt;/p&gt;
&lt;p style=&quot; margin-top:0px; margin-bottom:0px; margin-left:0px; margin-right:0px; -qt-block-indent:0; text-indent:0px;&quot;&gt;&lt;span style=&quot; font-family:'Ubuntu'; font-size:11pt;&quot;&gt;	F&lt;/span&gt;&lt;/p&gt;
&lt;p style=&quot; margin-top:0px; margin-bottom:0px; margin-left:0px; margin-right:0px; -qt-block-indent:0; text-indent:0px;&quot;&gt;&lt;span style=&quot; font-family:'Ubuntu'; font-size:11pt;&quot;&gt;	G&lt;/span&gt;&lt;/p&gt;
&lt;p style=&quot; margin-top:0px; margin-bottom:0px; margin-left:0px; margin-right:0px; -qt-block-indent:0; text-indent:0px;&quot;&gt;&lt;span style=&quot; font-family:'Ubuntu'; font-size:11pt;&quot;&gt;	A&lt;/span&gt;&lt;/p&gt;
&lt;p style=&quot; margin-top:0px; margin-bottom:0px; margin-left:0px; margin-right:0px; -qt-block-indent:0; text-indent:0px;&quot;&gt;&lt;span style=&quot; font-family:'Ubuntu'; font-size:11pt;&quot;&gt;	B&lt;/span&gt;&lt;/p&gt;
&lt;p style=&quot; margin-top:0px; margin-bottom:0px; margin-left:0px; margin-right:0px; -qt-block-indent:0; text-indent:0px;&quot;&gt;&lt;span style=&quot; font-family:'Ubuntu'; font-size:11pt;&quot;&gt;	C1&lt;/span&gt;&lt;/p&gt;
&lt;p style=&quot; margin-top:0px; margin-bottom:0px; margin-left:0px; margin-right:0px; -qt-block-indent:0; text-indent:0px;&quot;&gt;&lt;span style=&quot; font-family:'Ubuntu'; font-size:11pt;&quot;&gt;	D1&lt;/span&gt;&lt;/p&gt;
&lt;p style=&quot; margin-top:0px; margin-bottom:0px; margin-left:0px; margin-right:0px; -qt-block-indent:0; text-indent:0px;&quot;&gt;&lt;span style=&quot; font-family:'Ubuntu'; font-size:11pt;&quot;&gt;Examples:&lt;/span&gt;&lt;/p&gt;
&lt;p style=&quot; margin-top:0px; margin-bottom:0px; margin-left:0px; margin-right:0px; -qt-block-indent:0; text-indent:0px;&quot;&gt;&lt;span style=&quot; font-family:'Ubuntu'; font-size:11pt;&quot;&gt;	Play A on the Buzzer:&lt;/span&gt;&lt;/p&gt;
&lt;p style=&quot; margin-top:0px; margin-bottom:0px; margin-left:0px; margin-right:0px; -qt-block-indent:0; text-indent:0px;&quot;&gt;&lt;span style=&quot; font-family:'Ubuntu'; font-size:11pt;&quot;&gt;		USE BUZZER&lt;/span&gt;&lt;/p&gt;
&lt;p style=&quot; margin-top:0px; margin-bottom:0px; margin-left:0px; margin-right:0px; -qt-block-indent:0; text-indent:0px;&quot;&gt;&lt;span style=&quot; font-family:'Ubuntu'; font-size:11pt;&quot;&gt;		BUZZER A&lt;/span&gt;&lt;/p&gt;
&lt;p style=&quot; margin-top:0px; margin-bottom:0px; margin-left:0px; margin-right:0px; -qt-block-indent:0; text-indent:0px;&quot;&gt;&lt;span style=&quot; font-family:'Ubuntu'; font-size:11pt;&quot;&gt;		WAIT&lt;/span&gt;&lt;/p&gt;
&lt;p style=&quot; margin-top:0px; margin-bottom:0px; margin-left:0px; margin-right:0px; -qt-block-indent:0; text-indent:0px;&quot;&gt;&lt;span style=&quot; font-family:'Ubuntu'; font-size:11pt;&quot;&gt;	&lt;/span&gt;&lt;/p&gt;
&lt;p style=&quot; margin-top:0px; margin-bottom:0px; margin-left:0px; margin-right:0px; -qt-block-indent:0; text-indent:0px;&quot;&gt;&lt;span style=&quot; font-family:'Ubuntu'; font-size:11pt;&quot;&gt;	Play a tune:&lt;/span&gt;&lt;/p&gt;
&lt;p style=&quot; margin-top:0px; margin-bottom:0px; margin-left:0px; margin-right:0px; -qt-block-indent:0; text-indent:0px;&quot;&gt;&lt;span style=&quot; font-family:'Ubuntu'; font-size:11pt;&quot;&gt;		USE BUZZER&lt;/span&gt;&lt;/p&gt;
&lt;p style=&quot; margin-top:0px; margin-bottom:0px; margin-left:0px; margin-right:0px; -qt-block-indent:0; text-indent:0px;&quot;&gt;&lt;span style=&quot; font-family:'Ubuntu'; font-size:11pt;&quot;&gt;		BUZZER A&lt;/span&gt;&lt;/p&gt;
&lt;p style=&quot; margin-top:0px; margin-bottom:0px; margin-left:0px; margin-right:0px; -qt-block-indent:0; text-indent:0px;&quot;&gt;&lt;span style=&quot; font-family:'Ubuntu'; font-size:11pt;&quot;&gt;		WAIT 500&lt;/span&gt;&lt;/p&gt;
&lt;p style=&quot; margin-top:0px; margin-bottom:0px; margin-left:0px; margin-right:0px; -qt-block-indent:0; text-indent:0px;&quot;&gt;&lt;span style=&quot; font-family:'Ubuntu'; font-size:11pt;&quot;&gt;		BUZZER B&lt;/span&gt;&lt;/p&gt;
&lt;p style=&quot; margin-top:0px; margin-bottom:0px; margin-left:0px; margin-right:0px; -qt-block-indent:0; text-indent:0px;&quot;&gt;&lt;span style=&quot; font-family:'Ubuntu'; font-size:11pt;&quot;&gt;		WAIT 500&lt;/span&gt;&lt;/p&gt;
&lt;p style=&quot; margin-top:0px; margin-bottom:0px; margin-left:0px; margin-right:0px; -qt-block-indent:0; text-indent:0px;&quot;&gt;&lt;span style=&quot; font-family:'Ubuntu'; font-size:11pt;&quot;&gt;		BUZZER C1&lt;/span&gt;&lt;/p&gt;
&lt;p style=&quot; margin-top:0px; margin-bottom:0px; margin-left:0px; margin-right:0px; -qt-block-indent:0; text-indent:0px;&quot;&gt;&lt;span style=&quot; font-family:'Ubuntu'; font-size:11pt;&quot;&gt;		WAIT 500&lt;/span&gt;&lt;/p&gt;
&lt;p style=&quot; margin-top:0px; margin-bottom:0px; margin-left:0px; margin-right:0px; -qt-block-indent:0; text-indent:0px;&quot;&gt;&lt;span style=&quot; font-family:'Ubuntu'; font-size:11pt;&quot;&gt;		BUZZER B&lt;/span&gt;&lt;/p&gt;
&lt;p style=&quot; margin-top:0px; margin-bottom:0px; margin-left:0px; margin-right:0px; -qt-block-indent:0; text-indent:0px;&quot;&gt;&lt;span style=&quot; font-family:'Ubuntu'; font-size:11pt;&quot;&gt;		WAIT 500&lt;/span&gt;&lt;/p&gt;
&lt;p style=&quot; margin-top:0px; margin-bottom:0px; margin-left:0px; margin-right:0px; -qt-block-indent:0; text-indent:0px;&quot;&gt;&lt;span style=&quot; font-family:'Ubuntu'; font-size:11pt;&quot;&gt;		BUZZER A&lt;/span&gt;&lt;/p&gt;
&lt;p style=&quot; margin-top:0px; margin-bottom:0px; margin-left:0px; margin-right:0px; -qt-block-indent:0; text-indent:0px;&quot;&gt;&lt;span style=&quot; font-family:'Ubuntu'; font-size:11pt;&quot;&gt;		WAIT 500&lt;/span&gt;&lt;/p&gt;
&lt;p style=&quot; margin-top:0px; margin-bottom:0px; margin-left:0px; margin-right:0px; -qt-block-indent:0; text-indent:0px;&quot;&gt;&lt;span style=&quot; font-family:'Ubuntu'; font-size:11pt;&quot;&gt;		BUZZER OFF&lt;/span&gt;&lt;/p&gt;
&lt;p style=&quot; margin-top:0px; margin-bottom:0px; margin-left:0px; margin-right:0px; -qt-block-indent:0; text-indent:0px;&quot;&gt;&lt;span style=&quot; font-family:'Ubuntu'; font-size:11pt;&quot;&gt;		WAIT 1000&lt;/span&gt;&lt;/p&gt;&lt;/body&gt;&lt;/html&gt;</string>
          </property>
         </widget>
        </item>
       </layout>
      </widget>
      <widget class="QWidget" name="sensorTab">
       <property name="geometry">
        <rect>
         <x>0</x>
         <y>0</y>
         <width>464</width>
         <height>177</height>
        </rect>
       </property>
       <attribute name="label">
        <string>Sensors</string>
       </attribute>
       <layout class="QGridLayout" name="gridLayout_7">
        <item row="0" column="0">
         <widget class="QTextBrowser" name="sensorTxt">
          <property name="html">
           <string>&lt;!DOCTYPE HTML PUBLIC &quot;-//W3C//DTD HTML 4.0//EN&quot; &quot;http://www.w3.org/TR/REC-html40/strict.dtd&quot;&gt;
&lt;html&gt;&lt;head&gt;&lt;meta name=&quot;qrichtext&quot; content=&quot;1&quot; /&gt;&lt;style type=&quot;text/css&quot;&gt;
p, li { white-space: pre-wrap; }
&lt;/style&gt;&lt;/head&gt;&lt;body style=&quot; font-family:'Noto Sans'; font-size:10pt; font-weight:400; font-style:normal;&quot;&gt;
&lt;p style=&quot; margin-top:0px; margin-bottom:0px; margin-left:0px; margin-right:0px; -qt-block-indent:0; text-indent:0px;&quot;&gt;&lt;span style=&quot; font-family:'Ubuntu'; font-size:11pt;&quot;&gt;The Lilypad has four main sensors, a temperature sensor, a light sensor, a push button, and a slide button.  These sensors can be used to gather information about the lilypads enviroment in order to make decisions in the program&lt;/span&gt;&lt;/p&gt;
&lt;p style=&quot;-qt-paragraph-type:empty; margin-top:0px; margin-bottom:0px; margin-left:0px; margin-right:0px; -qt-block-indent:0; text-indent:0px; font-family:'Ubuntu'; font-size:11pt;&quot;&gt;&lt;br /&gt;&lt;/p&gt;
&lt;p style=&quot; margin-top:0px; margin-bottom:0px; margin-left:0px; margin-right:0px; -qt-block-indent:0; text-indent:0px;&quot;&gt;&lt;span style=&quot; font-family:'Ubuntu'; font-size:11pt;&quot;&gt;Available Sensors&lt;/span&gt;&lt;/p&gt;
&lt;p style=&quot; margin-top:0px; margin-bottom:0px; margin-left:0px; margin-right:0px; -qt-block-indent:0; text-indent:0px;&quot;&gt;&lt;span style=&quot; font-family:'Ubuntu'; font-size:11pt;&quot;&gt;	TEMP&lt;/span&gt;&lt;/p&gt;
&lt;p style=&quot; margin-top:0px; margin-bottom:0px; margin-left:0px; margin-right:0px; -qt-block-indent:0; text-indent:0px;&quot;&gt;&lt;span style=&quot; font-family:'Ubuntu'; font-size:11pt;&quot;&gt;	LIGHT&lt;/span&gt;&lt;/p&gt;
&lt;p style=&quot; margin-top:0px; margin-bottom:0px; margin-left:0px; margin-right:0px; -qt-block-indent:0; text-indent:0px;&quot;&gt;&lt;span style=&quot; font-family:'Ubuntu'; font-size:11pt;&quot;&gt;	BUTTON&lt;/span&gt;&lt;/p&gt;
&lt;p style=&quot; margin-top:0px; margin-bottom:0px; margin-left:0px; margin-right:0px; -qt-block-indent:0; text-indent:0px;&quot;&gt;&lt;span style=&quot; font-family:'Ubuntu'; font-size:11pt;&quot;&gt;	SLIDE&lt;/span&gt;&lt;/p&gt;
&lt;p style=&quot;-qt-paragraph-type:empty; margin-top:0px; margin-bottom:0px; margin-left:0px; margin-right:0px; -qt-block-indent:0; text-indent:0px; font-family:'Ubuntu'; font-size:11pt;&quot;&gt;&lt;br /&gt;&lt;/p&gt;
&lt;p style=&quot; margin-top:0px; margin-bottom:0px; margin-left:0px; margin-right:0px; -qt-block-indent:0; text-indent:0px;&quot;&gt;&lt;span style=&quot; font-family:'Ubuntu'; font-size:11pt;&quot;&gt;Examples:&lt;/span&gt;&lt;/p&gt;
&lt;p style=&quot;-qt-paragraph-type:empty; margin-top:0px; margin-bottom:0px; margin-left:0px; margin-right:0px; -qt-block-indent:0; text-indent:0px; font-family:'Ubuntu'; font-size:11pt;&quot;&gt;&lt;br /&gt;&lt;/p&gt;
&lt;p style=&quot;-qt-paragraph-type:empty; margin-top:0px; margin-bottom:0px; margin-left:0px; margin-right:0px; -qt-block-indent:0; text-indent:0px; font-family:'Ubuntu'; font-size:11pt;&quot;&gt;&lt;br /&gt;&lt;/p&gt;
&lt;p style=&quot; margin-top:0px; margin-bottom:0px; margin-left:0px; margin-right:0px; -qt-block-indent:0; text-indent:0px;&quot;&gt;&lt;span style=&quot; font-family:'Ubuntu'; font-size:11pt;&quot;&gt;For more information on USE or WAIT please see Language  Help&lt;/span&gt;&lt;/p&gt;&lt;/body&gt;&lt;/html&gt;</string>
          </property>
         </widget>
        </item>
       </layout>
      </widget>
      <widget class="QWidget" name="generalTab">
       <property name="geometry">
        <rect>
         <x>0</x>
         <y>0</y>
         <width>464</width>
         <height>177</height>
        </rect>
       </property>
       <attribute name="label">
        <string>Language Help</string>
       </attribute>
       <layout class="QGridLayout" name="gridLayout_8">
        <item row="0" column="0">
         <widget class="QTextBrowser" name="textBrowser_2">
          <property name="styleSheet">
           <string notr="true">background-color: rgb(238, 238, 236);
border-color: rgb(238, 238, 236);</string>
          </property>
          <property name="html">
           <string>&lt;!DOCTYPE HTML PUBLIC &quot;-//W3C//DTD HTML 4.0//EN&quot; &quot;http://www.w3.org/TR/REC-html40/strict.dtd&quot;&gt;
&lt;html&gt;&lt;head&gt;&lt;meta name=&quot;qrichtext&quot; content=&quot;1&quot; /&gt;&lt;style type=&quot;text/css&quot;&gt;
p, li { white-space: pre-wrap; }
&lt;/style&gt;&lt;/head&gt;&lt;body style=&quot; font-family:'Noto Sans'; font-size:10pt; font-weight:400; font-style:normal;&quot;&gt;
&lt;p style=&quot; margin-top:0px; margin-bottom:0px; margin-left:0px; margin-right:0px; -qt-block-indent:0; text-indent:0px;&quot;&gt;&lt;span style=&quot; font-family:'Ubuntu'; font-size:11pt;&quot;&gt;The following tabs provide help and information about parts of the Lilypad and parts of the programming language. &lt;/span&gt;&lt;/p&gt;
&lt;p style=&quot;-qt-paragraph-type:empty; margin-top:0px; margin-bottom:0px; margin-left:0px; margin-right:0px; -qt-block-indent:0; text-indent:0px; font-family:'Ubuntu'; font-size:11pt;&quot;&gt;&lt;br /&gt;&lt;/p&gt;
&lt;p style=&quot; margin-top:0px; margin-bottom:0px; margin-left:0px; margin-right:0px; -qt-block-indent:0; text-indent:0px;&quot;&gt;&lt;span style=&quot; font-family:'Ubuntu'; font-size:11pt;&quot;&gt;It includes code examples and background information to make getting started easier. There is an associated guide book that will have more detailed instructions and project ideas and help.&lt;/span&gt;&lt;/p&gt;&lt;/body&gt;&lt;/html&gt;</string>
          </property>
         </widget>
        </item>
       </layout>
       <widget class="QPushButton" name="pushButton">
        <property name="enabled">
         <bool>true</bool>
        </property>
        <property name="geometry">
         <rect>
          <x>30</x>
          <y>240</y>
          <width>291</width>
          <height>111</height>
         </rect>
        </property>
        <property name="text">
         <string/>
        </property>
        <property name="icon">
         <iconset>
          <normaloff>../../../media/aaverill/DISK_IMG/Archive/RaspberryPiKits/lilypad/lilypadIDE/UT_Dallas_tex_flame-1.png</normaloff>../../../media/aaverill/DISK_IMG/Archive/RaspberryPiKits/lilypad/lilypadIDE/UT_Dallas_tex_flame-1.png</iconset>
        </property>
        <property name="iconSize">
         <size>
          <width>175</width>
          <height>365</height>
         </size>
        </property>
        <property name="flat">
         <bool>true</bool>
        </property>
       </widget>
      </widget>
     </widget>
    </item>
    <item row="3" column="0">
     <widget class="QListView" name="errorList"/>
    </item>
    <item row="2" column="0">
     <widget class="QLabel" name="label">
      <property name="font">
       <font>
        <pointsize>12</pointsize>
        <weight>75</weight>
        <bold>true</bold>
       </font>
      </property>
      <property name="text">
       <string>Errors:</string>
      </property>
     </widget>
    </item>
   </layout>
  </widget>
  <widget class="QMenuBar" name="menubar">
   <property name="geometry">
    <rect>
     <x>0</x>
     <y>0</y>
     <width>1016</width>
     <height>30</height>
    </rect>
   </property>
   <widget class="QMenu" name="menuFile">
    <property name="title">
     <string>Fi&amp;le</string>
    </property>
    <addaction name="actionOpen"/>
    <addaction name="actionSave"/>
    <addaction name="actionAbout"/>
   </widget>
   <addaction name="menuFile"/>
  </widget>
  <widget class="QStatusBar" name="statusbar"/>
  <action name="actionOpen">
   <property name="text">
    <string>&amp;Open</string>
   </property>
  </action>
  <action name="actionSave">
   <property name="text">
    <string>&amp;Save</string>
   </property>
  </action>
  <action name="actionAbout">
   <property name="text">
    <string>&amp;About</string>
   </property>
  </action>
 </widget>
 <resources/>
 <connections/>
</ui>
